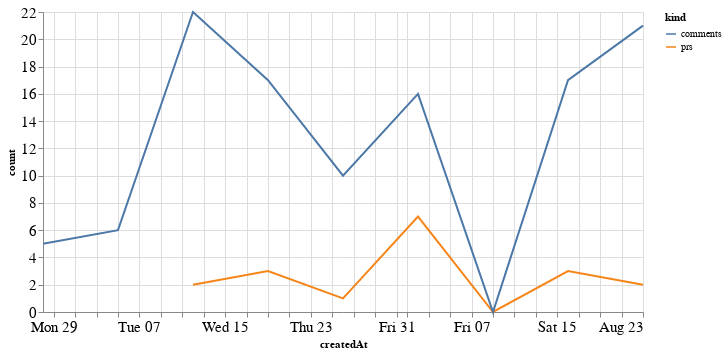

The cell this chart's notebook holds for it:
### Code cell
alt.Chart(total_time, width=600).mark_line().encode(
    x='createdAt',
    y='count',
    color='kind'
)

### Figure 1 — Vega-Lite specification as saved in the notebook (floating-point values rounded to 4 significant figures)
{"config": {"axisLeft": {"labelFontSize": 15}, "axisBottom": {"labelFontSize": 15}}, "data": {"name": "data-bf19f331f5b62c9082e9c0a903ee1e85"}, "mark": "line", "encoding": {"color": {"type": "nominal", "field": "kind"}, "x": {"type": "temporal", "field": "createdAt"}, "y": {"type": "quantitative", "field": "count"}}, "width": 600, "$schema": "https://vega.github.io/schema/vega-lite/v4.8.1.json", "datasets": {"data-bf19f331f5b62c9082e9c0a903ee1e85": [{"createdAt": "2020-07-12T00:00:00", "kind": "prs", "count": 2.0}, {"createdAt": "2020-07-19T00:00:00", "kind": "prs", "count": 3.0}, {"createdAt": "2020-07-26T00:00:00", "kind": "prs", "count": 1.0}, {"createdAt": "2020-08-02T00:00:00", "kind": "prs", "count": 7.0}, {"createdAt": "2020-08-09T00:00:00", "kind": "prs", "count": 0.0}, {"createdAt": "2020-08-16T00:00:00", "kind": "prs", "count": 3.0}, {"createdAt": "2020-08-23T00:00:00", "kind": "prs", "count": 2.0}, {"createdAt": "2020-06-28T00:00:00", "kind": "prs", "count": null}, {"createdAt": "2020-07-05T00:00:00", "kind": "prs", "count": null}, {"createdAt": "2020-07-12T00:00:00", "kind": "comments", "count": 22.0}, {"createdAt": "2020-07-19T00:00:00", "kind": "comments", "count": 17.0}, {"createdAt": "2020-07-26T00:00:00", "kind": "comments", "count": 10.0}, {"createdAt": "2020-08-02T00:00:00", "kind": "comments", "count": 16.0}, {"createdAt": "2020-08-09T00:00:00", "kind": "comments", "count": 0.0}, {"createdAt": "2020-08-16T00:00:00", "kind": "comments", "count": 17.0}, {"createdAt": "2020-08-23T00:00:00", "kind": "comments", "count": 21.0}, {"createdAt": "2020-06-28T00:00:00", "kind": "comments", "count": 5.0}, {"createdAt": "2020-07-05T00:00:00", "kind": "comments", "count": 6.0}]}}
